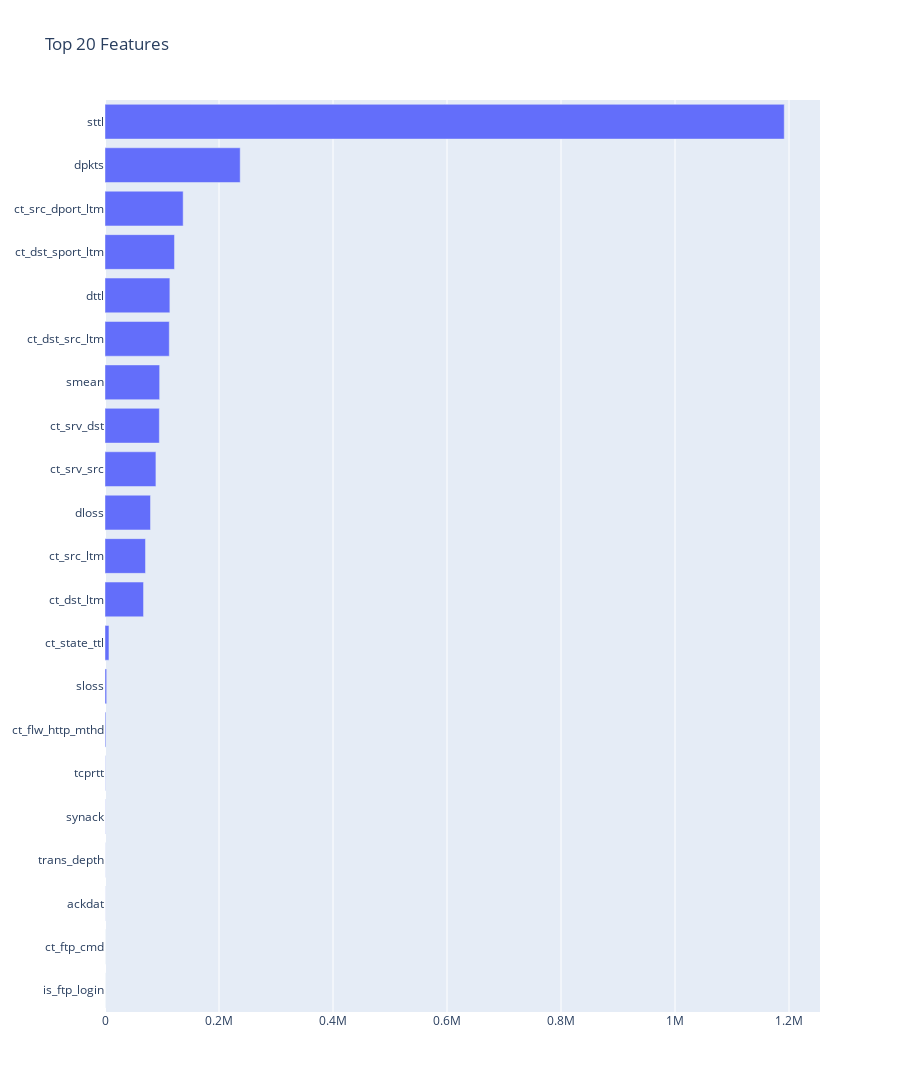

Source (notebook cell):
### Code cell
#Best features out of all

best_features = SelectKBest(score_func=chi2,k='all')

X = df.iloc[:,4:-2]
y = df.iloc[:,-1]
fit = best_features.fit(X,y)

df_scores=pd.DataFrame(fit.scores_)
df_col=pd.DataFrame(X.columns)

feature_score=pd.concat([df_col,df_scores],axis=1)
feature_score.columns=['feature','score']
feature_score.sort_values(by=['score'],ascending=True,inplace=True)

fig = go.Figure(go.Bar(
            x=feature_score['score'][0:21],
            y=feature_score['feature'][0:21],
            orientation='h'))

fig.update_layout(title="Top 20 Features",
                  height=1200,
                  showlegend=False,
                 )

fig.show()

### Figure 1 — Plotly figure (JSON) as saved in the notebook; plotly's stock layout.template omitted (floating-point values rounded to 4 significant figures)
{"data": [{"orientation": "h", "type": "bar", "x": [21.7, 24.68, 136.1, 171.4, 317.6, 438.8, 1457.0, 2928.0, 6947.0, 67600.0, 71030.0, 79840.0, 89330.0, 95350.0, 95880.0, 112800.0, 113800.0, 121900.0, 137100.0, 237200.0, 1192000.0], "y": ["is_ftp_login", "ct_ftp_cmd", "ackdat", "trans_depth", "synack", "tcprtt", "ct_flw_http_mthd", "sloss", "ct_state_ttl", "ct_dst_ltm", "ct_src_ltm", "dloss", "ct_srv_src", "ct_srv_dst", "smean", "ct_dst_src_ltm", "dttl", "ct_dst_sport_ltm", "ct_src_dport_ltm", "dpkts", "sttl"]}], "layout": {"height": 1200, "showlegend": false, "title": {"text": "Top 20 Features"}}}
